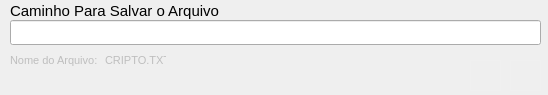
<?xml version="1.0" encoding="UTF-8"?>
<ui version="4.0">
 <class>Dialog</class>
 <widget class="QDialog" name="Dialog">
  <property name="geometry">
   <rect>
    <x>0</x>
    <y>0</y>
    <width>548</width>
    <height>95</height>
   </rect>
  </property>
  <property name="sizePolicy">
   <sizepolicy hsizetype="Preferred" vsizetype="Preferred">
    <horstretch>0</horstretch>
    <verstretch>0</verstretch>
   </sizepolicy>
  </property>
  <property name="minimumSize">
   <size>
    <width>548</width>
    <height>95</height>
   </size>
  </property>
  <property name="maximumSize">
   <size>
    <width>548</width>
    <height>95</height>
   </size>
  </property>
  <property name="font">
   <font>
    <pointsize>11</pointsize>
   </font>
  </property>
  <property name="windowTitle">
   <string>Exportar TXT Cripto Moeda</string>
  </property>
  <property name="modal">
   <bool>true</bool>
  </property>
  <widget class="QLabel" name="label">
   <property name="geometry">
    <rect>
     <x>10</x>
     <y>0</y>
     <width>271</width>
     <height>21</height>
    </rect>
   </property>
   <property name="text">
    <string>Caminho Para Salvar o Arquivo</string>
   </property>
  </widget>
  <widget class="QLineEdit" name="lineEdit">
   <property name="geometry">
    <rect>
     <x>10</x>
     <y>20</y>
     <width>531</width>
     <height>25</height>
    </rect>
   </property>
   <property name="styleSheet">
    <string notr="true">QLineEdit:focus {
	border: 2px solid rgb(0, 85, 255);
	background-color: rgb(255, 255, 231);
}</string>
   </property>
   <property name="text">
    <string/>
   </property>
   <property name="maxLength">
    <number>8656</number>
   </property>
  </widget>
  <widget class="QPushButton" name="pushButton_SALVAR">
   <property name="enabled">
    <bool>false</bool>
   </property>
   <property name="geometry">
    <rect>
     <x>510</x>
     <y>60</y>
     <width>31</width>
     <height>31</height>
    </rect>
   </property>
   <property name="cursor">
    <cursorShape>PointingHandCursor</cursorShape>
   </property>
   <property name="styleSheet">
    <string notr="true">QPushButton {
	border: 1px solid rgb(240, 240, 240);
}

QPushButton:hover {
	border: 1px solid rgb(45, 204, 112);
}

QPushButton:pressed {
	border: 1px solid rgb(0, 255, 0);
}</string>
   </property>
   <property name="text">
    <string/>
   </property>
   <property name="icon">
    <iconset>
     <normaloff>../images/sim.png</normaloff>../images/sim.png</iconset>
   </property>
   <property name="iconSize">
    <size>
     <width>32</width>
     <height>32</height>
    </size>
   </property>
   <property name="shortcut">
    <string>Enter</string>
   </property>
  </widget>
  <widget class="QPushButton" name="pushButton_CANCELA">
   <property name="geometry">
    <rect>
     <x>470</x>
     <y>60</y>
     <width>31</width>
     <height>31</height>
    </rect>
   </property>
   <property name="cursor">
    <cursorShape>PointingHandCursor</cursorShape>
   </property>
   <property name="styleSheet">
    <string notr="true">QPushButton {
	border: 1px solid rgb(240, 240, 240);
}

QPushButton:hover {
	border: 1px solid rgb(45, 204, 112);
}

QPushButton:pressed {
	border: 1px solid rgb(0, 255, 0);
}</string>
   </property>
   <property name="text">
    <string/>
   </property>
   <property name="icon">
    <iconset>
     <normaloff>../images/nao.png</normaloff>../images/nao.png</iconset>
   </property>
   <property name="iconSize">
    <size>
     <width>32</width>
     <height>32</height>
    </size>
   </property>
   <property name="shortcut">
    <string>Esc</string>
   </property>
  </widget>
  <widget class="QPushButton" name="pushButton">
   <property name="geometry">
    <rect>
     <x>518</x>
     <y>22</y>
     <width>20</width>
     <height>20</height>
    </rect>
   </property>
   <property name="cursor">
    <cursorShape>PointingHandCursor</cursorShape>
   </property>
   <property name="styleSheet">
    <string notr="true">QPushButton {
	border: 1px solid rgb(255, 255, 255);
}

QPushButton:hover {
	border: 1px solid rgb(0, 0, 255);
}

QPushButton:pressed {
	border: 1px solid rgb(255, 255, 0);
}</string>
   </property>
   <property name="text">
    <string/>
   </property>
   <property name="icon">
    <iconset>
     <normaloff>../images/paste.png</normaloff>../images/paste.png</iconset>
   </property>
   <property name="iconSize">
    <size>
     <width>16</width>
     <height>16</height>
    </size>
   </property>
   <property name="shortcut">
    <string>F1</string>
   </property>
  </widget>
  <widget class="QLabel" name="label_2">
   <property name="enabled">
    <bool>false</bool>
   </property>
   <property name="geometry">
    <rect>
     <x>10</x>
     <y>50</y>
     <width>101</width>
     <height>21</height>
    </rect>
   </property>
   <property name="font">
    <font>
     <pointsize>8</pointsize>
    </font>
   </property>
   <property name="text">
    <string>Nome do Arquivo:</string>
   </property>
  </widget>
  <widget class="QLabel" name="label_3">
   <property name="enabled">
    <bool>false</bool>
   </property>
   <property name="geometry">
    <rect>
     <x>105</x>
     <y>50</y>
     <width>61</width>
     <height>21</height>
    </rect>
   </property>
   <property name="font">
    <font>
     <pointsize>8</pointsize>
    </font>
   </property>
   <property name="text">
    <string>CRIPTO.TXT</string>
   </property>
  </widget>
 </widget>
 <tabstops>
  <tabstop>lineEdit</tabstop>
  <tabstop>pushButton_SALVAR</tabstop>
  <tabstop>pushButton_CANCELA</tabstop>
 </tabstops>
 <resources/>
 <connections/>
</ui>
